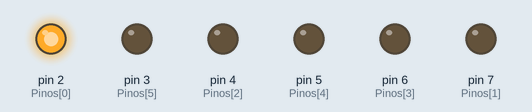
Recording of a sketch running on a simulated Arduino Uno, built with avr-gcc and run on an emulated ATmega328P. On the bench: output pins drawn as LEDs (lit = HIGH).

Above: at 0.2 s.
At 1.7 s:
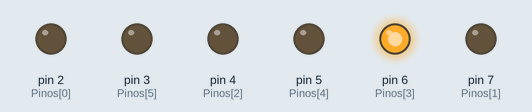
At 2.2 s:
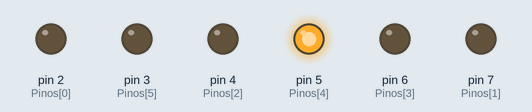
At 3.0 s:
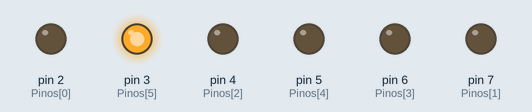
At 5.2 s:
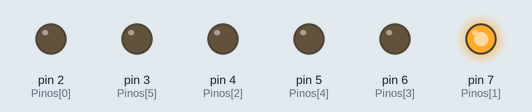
At 7.2 s:
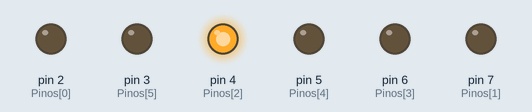
Timing chart, 0 to 7.8 s (numbered marks = the images above):
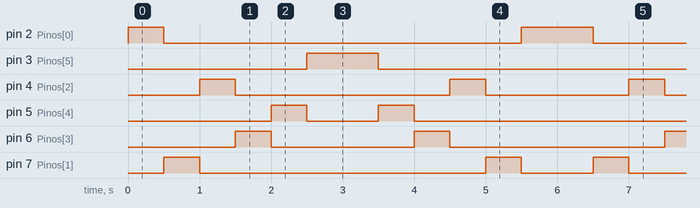

Measured:
- by itself, pin 2 (Pinos[0]): repeats every 6.0 s: LOW 5.0 s, HIGH 1.0 s
- by itself, pin 3 (Pinos[5]): alternates HIGH for 1.0 s and LOW for 5.0 s
- by itself, pin 4 (Pinos[2]): repeats every 6.0 s: LOW 3.0 s, HIGH 0.50 s, LOW 2.0 s, HIGH 0.50 s
- by itself, pin 5 (Pinos[4]): repeats every 6.0 s: LOW 1.0 s, HIGH 0.50 s, LOW 4.0 s, HIGH 0.50 s
- by itself, pin 6 (Pinos[3]): repeats every 6.0 s: LOW 2.0 s, HIGH 0.50 s, LOW 3.0 s, HIGH 0.50 s
- by itself, pin 7 (Pinos[1]): repeats every 6.0 s: LOW 4.0 s, HIGH 0.50 s, LOW 1.0 s, HIGH 0.50 s

The sketch:

led2.ino
```cpp
// 6 Leds piscando em sequencia
// Usando o conceito de Array
// Declaracao da variavel inteira "espera" ...
// ... para ajuste do tempo de espera
int espera = 500;

// Declarando a matriz Pinos{} com 6 elementos
// Os elementos sao os pinos do Arduino ligados aos Leds
int Pinos[] = {2, 7, 4, 6, 5, 3};

// Declarando a variável ContaPino com a ...
// ... quantidade de pinos usados (contador)
int ContaPino = 6;

void setup() {
  // Os elementos da matriz sao numerados de 0 até (ContaPino -1)
  // Usando um for() para definir cada pino digital ...
  // ... do Arduino como uma saída (OUTPUT)
  // PinoArdu é uma variavel inteira e local ...
  // ... para atribuir os numeros de pinos usados no Arduino
  // PinoArdu=0 --> Pinos[0] é 2 --> OUTPUT
  // PinoArdu=1 --> Pinos[1] = 7 --> OUTPUT
  // PinoArdu=2 --> Pinos[2] = 4 --> OUTPUT
  // PinoArdu=3 --> Pinos[3] = 6 --> OUTPUT
  // PinoArdu=4 --> Pinos[4] = 5 --> OUTPUT
  // PinoArdu=5 --> Pinos[5] = 3 --> OUTPUT

  for (int PinoArdu = 0; PinoArdu < ContaPino; PinoArdu++) {
    pinMode(Pinos[PinoArdu], OUTPUT);
  }
}

void loop() {
  // Pisca Leds na ordem crescente
  for (int PinoArdu = 0; PinoArdu < ContaPino; PinoArdu++) {
    // liga Led
    digitalWrite(Pinos[PinoArdu], HIGH);
    delay(espera);
    // desliga Led
    digitalWrite(Pinos[PinoArdu], LOW);

  }

  // Pisca Leds em ordem descrescente
  for (int PinoArdu = ContaPino - 1; PinoArdu >= 0; PinoArdu--) {
    // liga Led
    digitalWrite(Pinos[PinoArdu], HIGH);
    delay(espera);
    // desliga Led
    digitalWrite(Pinos[PinoArdu], LOW);
  }
}
```
